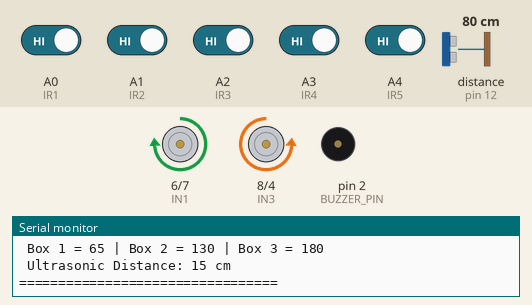
Recording of a sketch running on a simulated Arduino Uno, built with avr-gcc and run on an emulated ATmega328P. Parts: motor-driver pin pairs drawn as motors (green arrow = first pin HIGH = forward, orange = second pin HIGH = backward, longer = more drive, scaled by the enable pin), buzzer (waves = sounding, pin HIGH), the last lines printed to the serial monitor. Wiring (inferred from the names in the program): ultrasonic range finder: trigger pin 13; echo pin 12. The test bench sets the inputs (shaded band); at power-on: A0 (IR1), A1 (IR2), A2 (IR3), A3 (IR4), A4 (IR5) HIGH, distance to the obstacle (sensor on pin 12) 80 cm. The echo pulse lasts 58.3 µs per cm; pins used as bus, display or sensor lines are not drawn.

Above: at 3.8 s.
3.9 s: distance to the obstacle (sensor on pin 12) set to 23 cm
5.4 s: distance to the obstacle (sensor on pin 12) set to 19 cm
At 6.5 s:
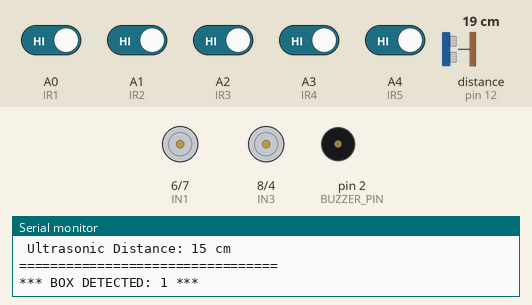
8.4 s: A0 (IR1) driven LOW
At 9.8 s:
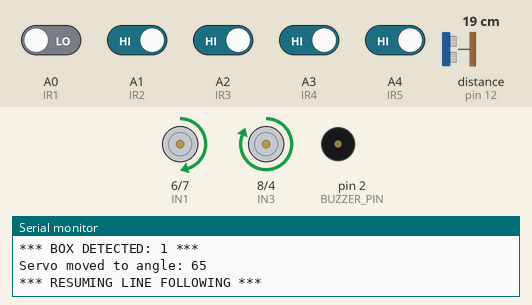
10.1 s: A1 (IR2) driven LOW
At 13.0 s:
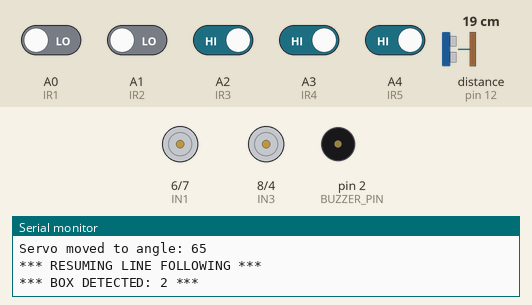
13.1 s: A4 (IR5) driven LOW
At 15.99 s:
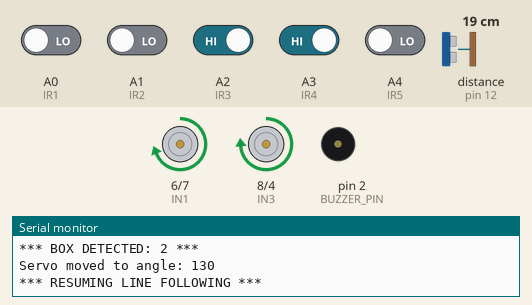
16.1 s: A2 (IR3) driven LOW
At 16.4 s:
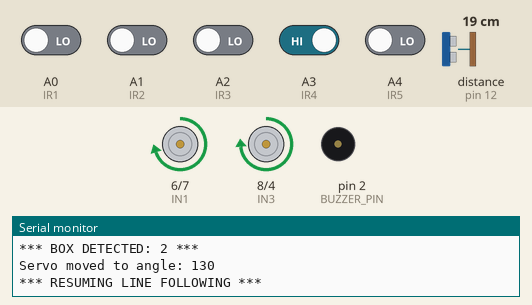
Timing chart, 0 to 18.6 s (numbered marks = the images above; inputs shaded):
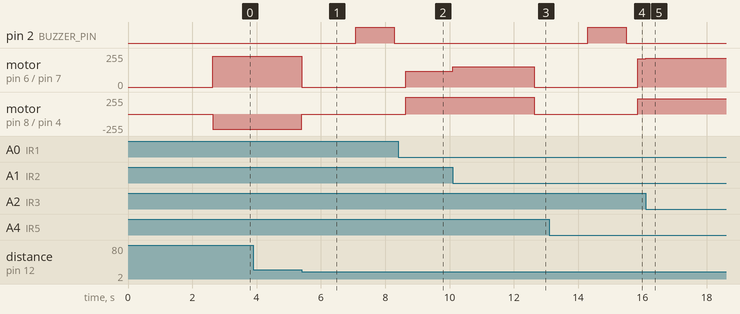

The sketch:

LFR_Ball_Putting_Mechanism.ino
```cpp
// Line-Following-Robot-with-Ball-Putting-Mechanism
// Semester project: Arduino-based line following robot with custom Fusion 360 design, Fritzing circuit, laser-cut chassis, 3D-printed mounts, and ball-putting mechanism.

// By: Nagi Al-Yafaey -- Mechatronics Department -- UET Peshawar, Pakistan.
// High PID Precisoin Code:

#include <Arduino.h>

// --- Pin Definitions ---
#define IR1 A0
#define IR2 A1
#define IR3 A2
#define IR4 A3
#define IR5 A4

#define ENA  9
#define IN1  6
#define IN2  7
#define ENB 10
#define IN3  8
#define IN4  4

// --- Ultrasonic Pins ---
#define TRIG_PIN 13
#define ECHO_PIN 12

// --- One Servo Pin ---
#define SERVO_PIN 3

// --- Buzzer Pin ---
#define BUZZER_PIN 2

// --- PID Constants ---
float Kp = 14.0;
float Ki = 0.0;
float Kd = 20.0;

// --- Speed Settings ---
int straightSpeed = 210;
int baseSpeed     = 225;
int maxSpeed      = 255;
int minSpeed      = -190;
int pivotSpeed    = 230;

// --- Dynamic Speed Settings ---
int minCurveSpeed = 160;

// --- Straight Line Stability ---
float straightDeadband = 0.45;

// --- Global Variables ---
float prevError = 0;
float lastError = 0;
float integral = 0;
float filteredDerivative = 0;

bool debugMode = false;

// --- Ultrasonic and Box Settings ---
int boxCount = 0;
int obstacleConfirmCount = 0;

unsigned long lastBoxTime = 0;
unsigned long lastPrintTime = 0;
unsigned long lastDistanceReadTime = 0;

long currentDistance = -1;

const int OBSTACLE_DISTANCE = 20;
const int MAX_BOXES = 3;
const int COOLDOWN_TIME = 4000;
const int REQUIRED_CONFIRM = 1;
const int PRINT_INTERVAL = 400;
const int DISTANCE_INTERVAL = 25;

// --- Servo Angle Settings ---
int currentAngle = 0;

const int ANGLE_START = 0;
const int ANGLE_BOX_1 = 65;
const int ANGLE_BOX_2 = 130;
const int ANGLE_BOX_3 = 180;

// Wider pulse range, closer to Arduino Servo library behavior
const int SERVO_MIN_PULSE = 544;     // approx 0 degree
const int SERVO_MAX_PULSE = 2400;    // approx 180 degree

// --- Function Prototypes ---
void driveMotors(int leftSpeed, int rightSpeed);
void pivotRight();
void pivotLeft();
void runPID(int s1, int s2, int s3, int s4, int s5);
bool lineDetected(int s1, int s2, int s3, int s4, int s5);

void updateDistance();
long getDistance();

void handleBox(int boxNumber);
void moveServoToAngle(int targetAngle);
void holdServoAngle(int angle, int holdTimeMs);
int angleToPulse(int angle);

void playBuzzer();
void printStatus(long distance);

void setup() {
  Serial.begin(9600);

  // Higher PWM frequency for smoother motor response on D9 and D10
  TCCR1B = TCCR1B & 0b11111000 | 0x01;

  pinMode(IR1, INPUT);
  pinMode(IR2, INPUT);
  pinMode(IR3, INPUT);
  pinMode(IR4, INPUT);
  pinMode(IR5, INPUT);

  pinMode(ENA, OUTPUT);
  pinMode(ENB, OUTPUT);

  pinMode(IN1, OUTPUT);
  pinMode(IN2, OUTPUT);
  pinMode(IN3, OUTPUT);
  pinMode(IN4, OUTPUT);

  pinMode(TRIG_PIN, OUTPUT);
  pinMode(ECHO_PIN, INPUT);
  digitalWrite(TRIG_PIN, LOW);

  pinMode(SERVO_PIN, OUTPUT);
  digitalWrite(SERVO_PIN, LOW);

  pinMode(BUZZER_PIN, OUTPUT);
  digitalWrite(BUZZER_PIN, LOW);

  pinMode(LED_BUILTIN, OUTPUT);

  // IMPORTANT: Set servo to 0 degree at startup
  currentAngle = ANGLE_START;
  holdServoAngle(currentAngle, 1500);
  digitalWrite(SERVO_PIN, LOW);

  for (int i = 0; i < 3; i++) {
    digitalWrite(LED_BUILTIN, HIGH);
    delay(80);
    digitalWrite(LED_BUILTIN, LOW);
    delay(80);
  }

  Serial.println("=================================");
  Serial.println(" Complete LFR + Ball Potting System");
  Serial.println(" Servo starts at 0 degree");
  Serial.println(" Box 1 = 65 | Box 2 = 130 | Box 3 = 180");
  Serial.println(" Ultrasonic Distance: 15 cm");
  Serial.println("=================================");

  delay(500);
}

void loop() {
  int s1 = digitalRead(IR1);
  int s2 = digitalRead(IR2);
  int s3 = digitalRead(IR3);
  int s4 = digitalRead(IR4);
  int s5 = digitalRead(IR5);

  updateDistance();

  if (debugMode && millis() - lastPrintTime >= PRINT_INTERVAL) {
    printStatus(currentDistance);
    lastPrintTime = millis();
  }

  if (currentDistance > 0 && currentDistance <= OBSTACLE_DISTANCE) {
    obstacleConfirmCount++;
  } else {
    obstacleConfirmCount = 0;
  }

  if (obstacleConfirmCount >= REQUIRED_CONFIRM &&
      boxCount < MAX_BOXES &&
      millis() - lastBoxTime > COOLDOWN_TIME) {

    boxCount++;
    handleBox(boxCount);

    lastBoxTime = millis();
    obstacleConfirmCount = 0;
  }

  if (!lineDetected(s1, s2, s3, s4, s5)) {
    integral = 0;
    filteredDerivative = 0;

    if (lastError < 0) {
      pivotLeft();
    } else {
      pivotRight();
    }
  } else {
    runPID(s1, s2, s3, s4, s5);
  }
}

bool lineDetected(int s1, int s2, int s3, int s4, int s5) {
  return (s1 == 0 || s2 == 0 || s3 == 0 || s4 == 0 || s5 == 0);
}

void runPID(int s1, int s2, int s3, int s4, int s5) {
  int v1 = 1 - s1;
  int v2 = 1 - s2;
  int v3 = 1 - s3;
  int v4 = 1 - s4;
  int v5 = 1 - s5;

  float weightedSum = (-5 * v1) + (-2 * v2) + (0 * v3) + (2 * v4) + (5 * v5);
  int sensorsOnLine = v1 + v2 + v3 + v4 + v5;

  float error = 0;

  if (sensorsOnLine > 0) {
    error = weightedSum / sensorsOnLine;
    lastError = error;
  }

  if (abs(error) <= straightDeadband) {
    integral = 0;
    filteredDerivative = 0;
    prevError = error;

    driveMotors(straightSpeed, straightSpeed);
    return;
  }

  integral += error;
  integral = constrain(integral, -20, 20);

  float rawDerivative = error - prevError;
  filteredDerivative = (0.85 * filteredDerivative) + (0.15 * rawDerivative);

  float correction = (Kp * error) + (Ki * integral) + (Kd * filteredDerivative);

  prevError = error;

  int dynamicBaseSpeed = baseSpeed - (abs(error) * 7);
  dynamicBaseSpeed = constrain(dynamicBaseSpeed, minCurveSpeed, baseSpeed);

  int leftSpeed  = dynamicBaseSpeed + (int)correction;
  int rightSpeed = dynamicBaseSpeed - (int)correction;

  leftSpeed  = constrain(leftSpeed, minSpeed, maxSpeed);
  rightSpeed = constrain(rightSpeed, minSpeed, maxSpeed);

  driveMotors(leftSpeed, rightSpeed);
}

void driveMotors(int left, int right) {
  if (left >= 0) {
    digitalWrite(IN1, HIGH);
    digitalWrite(IN2, LOW);
  } else {
    digitalWrite(IN1, LOW);
    digitalWrite(IN2, HIGH);
    left = -left;
  }

  if (right >= 0) {
    digitalWrite(IN3, HIGH);
    digitalWrite(IN4, LOW);
  } else {
    digitalWrite(IN3, LOW);
    digitalWrite(IN4, HIGH);
    right = -right;
  }

  left = constrain(left, 0, 255);
  right = constrain(right, 0, 255);

  analogWrite(ENA, left);
  analogWrite(ENB, right);
}

void pivotRight() {
  digitalWrite(IN1, HIGH);
  digitalWrite(IN2, LOW);

  digitalWrite(IN3, LOW);
  digitalWrite(IN4, HIGH);

  analogWrite(ENA, pivotSpeed);
  analogWrite(ENB, pivotSpeed);
}

void pivotLeft() {
  digitalWrite(IN1, LOW);
  digitalWrite(IN2, HIGH);

  digitalWrite(IN3, HIGH);
  digitalWrite(IN4, LOW);

  analogWrite(ENA, pivotSpeed);
  analogWrite(ENB, pivotSpeed);
}

void updateDistance() {
  if (millis() - lastDistanceReadTime >= DISTANCE_INTERVAL) {
    currentDistance = getDistance();
    lastDistanceReadTime = millis();
  }
}

long getDistance() {
  digitalWrite(TRIG_PIN, LOW);
  delayMicroseconds(2);

  digitalWrite(TRIG_PIN, HIGH);
  delayMicroseconds(10);

  digitalWrite(TRIG_PIN, LOW);

  long duration = pulseIn(ECHO_PIN, HIGH, 12000);
  // 12000 us is enough for around 200 cm, faster than 25000

  if (duration == 0) {
    return -1;
  }

  long distance = duration * 0.0343 / 2;

  if (distance < 2 || distance > 200) {
    return -1;
  }

  return distance;
}

void handleBox(int boxNumber) {
  Serial.println();
  Serial.print("*** BOX DETECTED: ");
  Serial.print(boxNumber);
  Serial.println(" ***");

  driveMotors(0, 0);
  delay(450);

  if (boxNumber == 1) {
    moveServoToAngle(ANGLE_BOX_1);
  }
  else if (boxNumber == 2) {
    moveServoToAngle(ANGLE_BOX_2);
  }
  else if (boxNumber == 3) {
    moveServoToAngle(ANGLE_BOX_3);
  }
  else if (boxNumber == 4) {
    Serial.println("Fourth box detected. No servo movement.");
  }

  playBuzzer();

  Serial.println("*** RESUMING LINE FOLLOWING ***");
  Serial.println();

  delay(350);
}

void moveServoToAngle(int targetAngle) {
  targetAngle = constrain(targetAngle, 0, 180);

  int stepValue = 1;

  if (currentAngle < targetAngle) {
    for (int angle = currentAngle; angle <= targetAngle; angle += stepValue) {
      holdServoAngle(angle, 10);
    }
  } else {
    for (int angle = currentAngle; angle >= targetAngle; angle -= stepValue) {
      holdServoAngle(angle, 10);
    }
  }

  currentAngle = targetAngle;

  // Hold final angle shortly, then stop signal
  holdServoAngle(currentAngle, 500);
  digitalWrite(SERVO_PIN, LOW);

  Serial.print("Servo moved to angle: ");
  Serial.println(currentAngle);
}

void holdServoAngle(int angle, int holdTimeMs) {
  int pulseWidth = angleToPulse(angle);
  unsigned long startTime = millis();

  while (millis() - startTime < holdTimeMs) {
    digitalWrite(SERVO_PIN, HIGH);
    delayMicroseconds(pulseWidth);

    digitalWrite(SERVO_PIN, LOW);
    delayMicroseconds(20000 - pulseWidth);
  }

  digitalWrite(SERVO_PIN, LOW);
}

int angleToPulse(int angle) {
  angle = constrain(angle, 0, 180);
  return map(angle, 0, 180, SERVO_MIN_PULSE, SERVO_MAX_PULSE);
}

void playBuzzer() {
  digitalWrite(BUZZER_PIN, HIGH);
  delay(1200);
  digitalWrite(BUZZER_PIN, LOW);
}

void printStatus(long distance) {
  Serial.print("Distance: ");

  if (distance > 0) {
    Serial.print(distance);
    Serial.print(" cm");
  } else {
    Serial.print("No echo");
  }

  Serial.print(" | Boxes: ");
  Serial.print(boxCount);
  Serial.print("/4");

  Serial.print(" | Servo Angle: ");
  Serial.println(currentAngle);
}
```

Measured:
- the behaviour switches between 22 and 21 cm on distance to the obstacle (sensor on pin 12) (found by bisection; images 0 and 1)
- after the input at 3.9 s, every drawn part: stays the same
- after the input at 5.4 s, pin 2 (BUZZER_PIN): LOW → HIGH after 1.7 s, → LOW 1.2 s later; motor on pin 6 (IN1) / pin 7 (IN2): forward 230/255 → stopped at once; motor on pin 8 (IN3) / pin 4 (IN4): backward 230/255 → stopped at once
- after the input at 8.4 s, motor on pin 6 (IN1) / pin 7 (IN2): stopped → forward 120/255 after 0.24 s; motor on pin 8 (IN3) / pin 4 (IN4): stopped → forward 255/255 after 0.23 s
- after the input at 10.1 s, motor on pin 6 (IN1) / pin 7 (IN2): forward 120/255 → forward 151/255 at once, → stopped 2.5 s later; motor on pin 8 (IN3) / pin 4 (IN4): forward 255/255 → forward 249/255 at once, → stopped 2.5 s later
- after the input at 13.1 s, motor on pin 6 (IN1) / pin 7 (IN2): stopped → forward 211/255 after 2.8 s; motor on pin 8 (IN3) / pin 4 (IN4): stopped → forward 229/255 after 2.8 s
- after the input at 16.1 s, motor on pin 6 (IN1) / pin 7 (IN2): forward 211/255 → forward 214/255 at once; motor on pin 8 (IN3) / pin 4 (IN4): forward 229/255 → forward 228/255 at once
